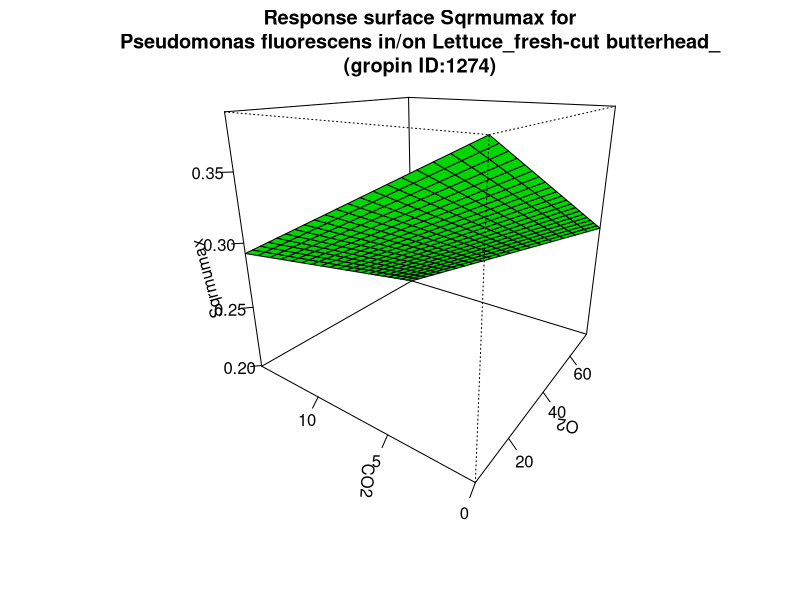

The R source for this figure:
#############################
# start of Parameter script
#############################
O2 <- seq(5.005,74.9250749250749,length.out=21)
CO2 <- seq(0,14.985014985015,length.out=21)
#############################
# end of Parameter script
#############################
############################# 
# start of Model script Gropin ID 1274 
#############################
 
# constant coefficients for this model
 
variables <- data.frame(O2,CO2)
argumentsPar <- expand.grid(variables)
 
# heart of the model
response_surface <- function(O2,CO2) {
   mumax <-0.395-0.00133*O2-0.00641*CO2

return(mumax=mumax)
} 

# output parameters
responseSurface <- cbind(argumentsPar,response_surface(argumentsPar['O2'],argumentsPar['CO2']))
colnames(responseSurface) <- c(colnames(argumentsPar),'Sqrmumax')
#############################
# End of Model script
#############################
############################# 
# start of Visualisation script Gropin ID 1274 
#############################
persp(O2,CO2,matrix(unlist(responseSurface$'Sqrmumax'),nrow=21),col = 'green',xlab='O2',ylab='CO2',zlab='Sqrmumax',main='Response surface Sqrmumax for
Pseudomonas fluorescens in/on Lettuce_fresh-cut butterhead_
(gropin ID:1274)',theta=305,phi=20,shade=0.25,ticktype = 'detailed')
#############################
# End of Visualisation script
#############################
